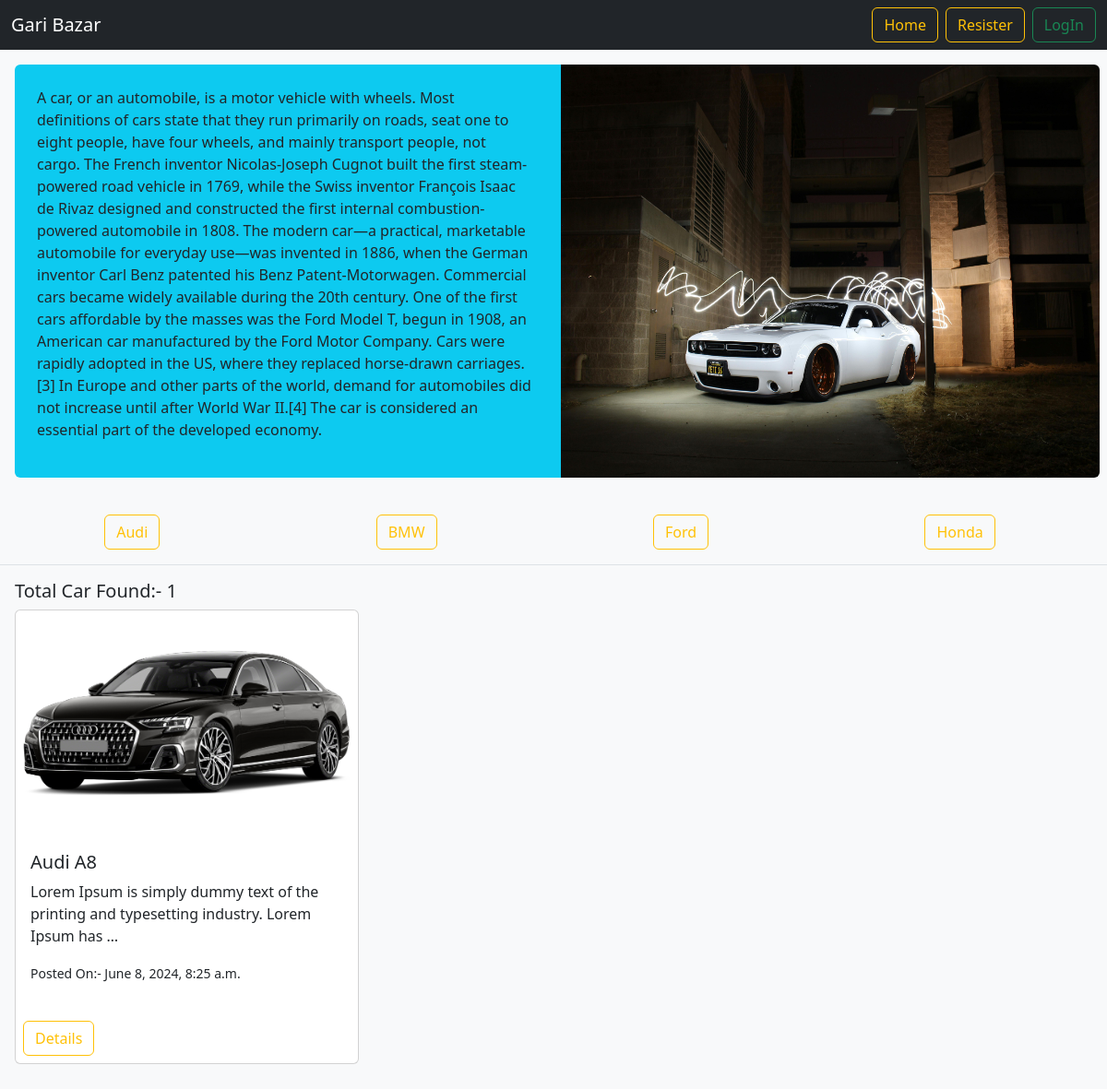
The page / on the database its author committed.
### public/models.py (models this page shows, shortened)
class CaregoryModel(models.Model):
    category_name = models.CharField(max_length=30)
    def __str__(self) -> str:
        return self.category_name

class ProductModel(models.Model):
    title = models.CharField(max_length=100)
    image = models.ImageField(upload_to='media/')
    price = models.IntegerField()
    quantity = models.IntegerField()
    description = models.TextField()
    date = models.DateTimeField(auto_now_add=True)
    category = models.ForeignKey(CaregoryModel,on_delete=models.CASCADE)

### midExam/views.py (the view)
# urls.py: 2. Add a URL to urlpatterns:  path('', Home.as_view(), name='home')
def Home(request):
    category = CaregoryModel.objects.all()
    cars = ProductModel.objects.all()
    return render(request,'homepage.html',{'category':category,'cars':cars})

### templates/homepage.html (shortened to what this page needs)
{% extends "base.html" %}
{% block content %}
{% load static %}
<session class="d-flex bg-info rounded m-3">
    <p class="col-sm-11  mx-auto col-md-6 p-4">
      A car, or an automobile, is a motor vehicle with wheels. Most definitions of cars state that they run primarily on roads, seat one to eight people, have four wheels, and mainly transport people, not cargo.
The French inventor Nicolas-Joseph Cugnot built the first steam-powered road vehicle in 1769, while the Swiss inventor François Isaac de Rivaz designed and constructed the first internal combustion-powered automobile in 1808. The modern car—a practical, marketable automobile for everyday use—was invented in 1886, when the German inventor Carl Benz patented his Benz Patent-Motorwagen. Commercial cars became widely available during the 20th century. One of the first cars affordable by the masses was the Ford Model T, begun in 1908, an American car manufactured by the Ford Motor Company. Cars were rapidly adopted in the US, where they replaced horse-drawn carriages.[3] In Europe and other parts of the world, demand for automobiles did not increase until after World War II.[4] The car is considered an essential part of the developed economy.
    </p>
    <img class="img-fluid rounded-end col-sm-11 ms-2 col-md-6" src="{% static 'car.jpg' %}" alt="image not found"/>
  </session>
  <session class='m-3'>
    <div>
        <div class="d-flex justify-content-around flex-nowrap border-bottom pb-3">
        {% for ct in category %}
        <a class="btn btn-outline-warning me-2" href={% url "productascategory" ct.id %}>{{ct}}</a>
        {% endfor %}
        </div>
        <div class='m-3'>
            <h5>Total Car Found:- {{cars|length}}</h5>
            <div class="row row-cols-1 row-cols-md-2 row-cols-lg-3 g-4">
              {% for car in cars %}
              <div class="col">
                <div class="card">
                  <img src="{% static car.image %}" class="card-img-top" alt="...">
                  <div class="card-body">
                    <h5 class="card-title">{{car.title}}</h5>
                    <p class="card-text">{{car.description|truncatewords:15}}</p>
                    <p><small>Posted On:- {{car.date}}</small>
                  </div>
                <div class="d-flex justify-content-between m-2">
                  <a class="btn btn-outline-warning me-2" href={% url "showcardetails" car.pk %}>Details</a>
                </div>
                </div>
              </div>
              {% endfor %}
            </div>
        </div>
    </div>
  </session>
{% endblock content %}

### templates/base.html (shortened to what this page needs)
{% load static %}
<!DOCTYPE html>
<html lang="en">
<head>
    <link href="https://cdn.jsdelivr.net/npm/bootstrap@5.3.3/dist/css/bootstrap.min.css" rel="stylesheet">
</head>
<body class="bg-body-tertiary">
    <nav class="navbar bg-dark">
        <div class="container-fluid">
          <div>
            <a class="navbar-brand text-white">Gari Bazar</a>
            </div>
            <div class="d-flex">
            <a class="btn btn-outline-warning me-2" href={% url "homepage" %}>Home</a>
            {% if not user.is_authenticated %}
            <a class="btn btn-outline-warning me-2" href={% url "useregistration" %}>Resister</a>
            <a class="btn btn-outline-success" href={% url "userlogin" %}>LogIn</a>
            {% else %}
            <a class="btn btn-outline-warning me-2" href={% url "addproduct" %}>Add Car</a>
            <a class="btn btn-outline-warning me-2" href={% url "profile" %}>Profile</a>
            <a class="btn btn-outline-success" href={% url "logout" %}>LogOut</a>
            {% endif %}
          </div>
        </div>
      </nav>
      {% block content %}
      {% endblock content %}
</body>
</html>

### rows shown on the page
CaregoryModel: category_name "Audi"
CaregoryModel: category_name "BMW"
CaregoryModel: category_name "Ford"
CaregoryModel: category_name "Honda"
ProductModel: image (picture), title "Audi A8", description "Lorem Ipsum is simply dummy text of the printing and typesetting industry. Lorem Ipsum has …", date "June 8, 2024, 8:25 a.m."

### other values the page prints
{{ cars|length }} "1"
